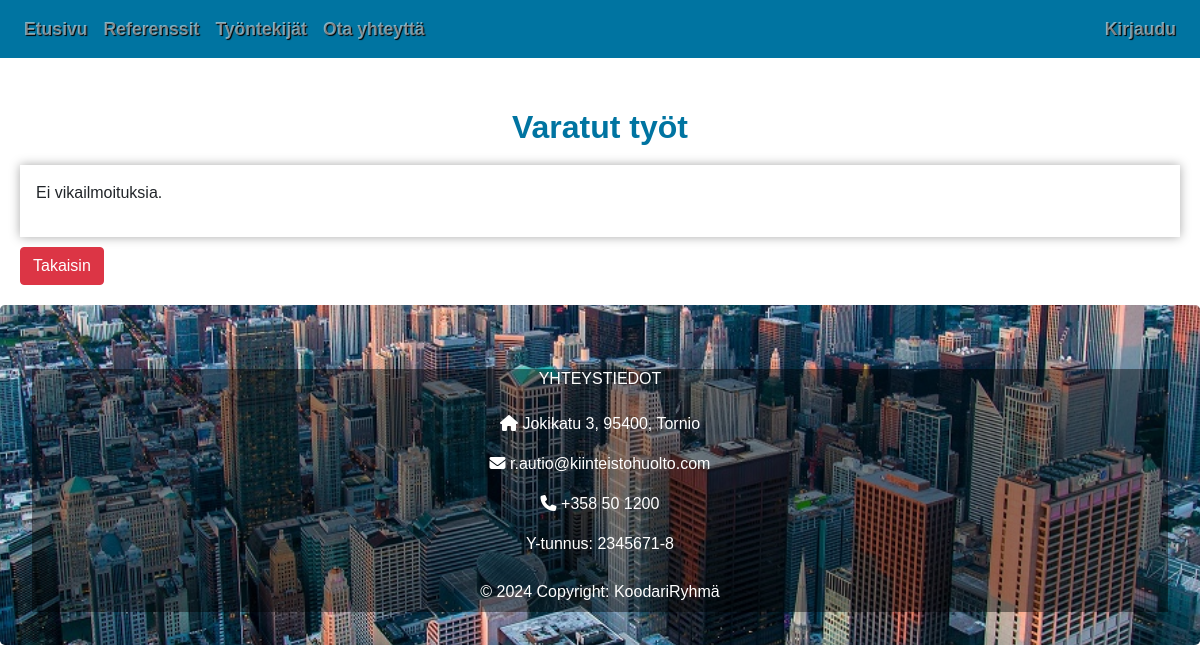
The app's page /omat_tyot.php, older data.
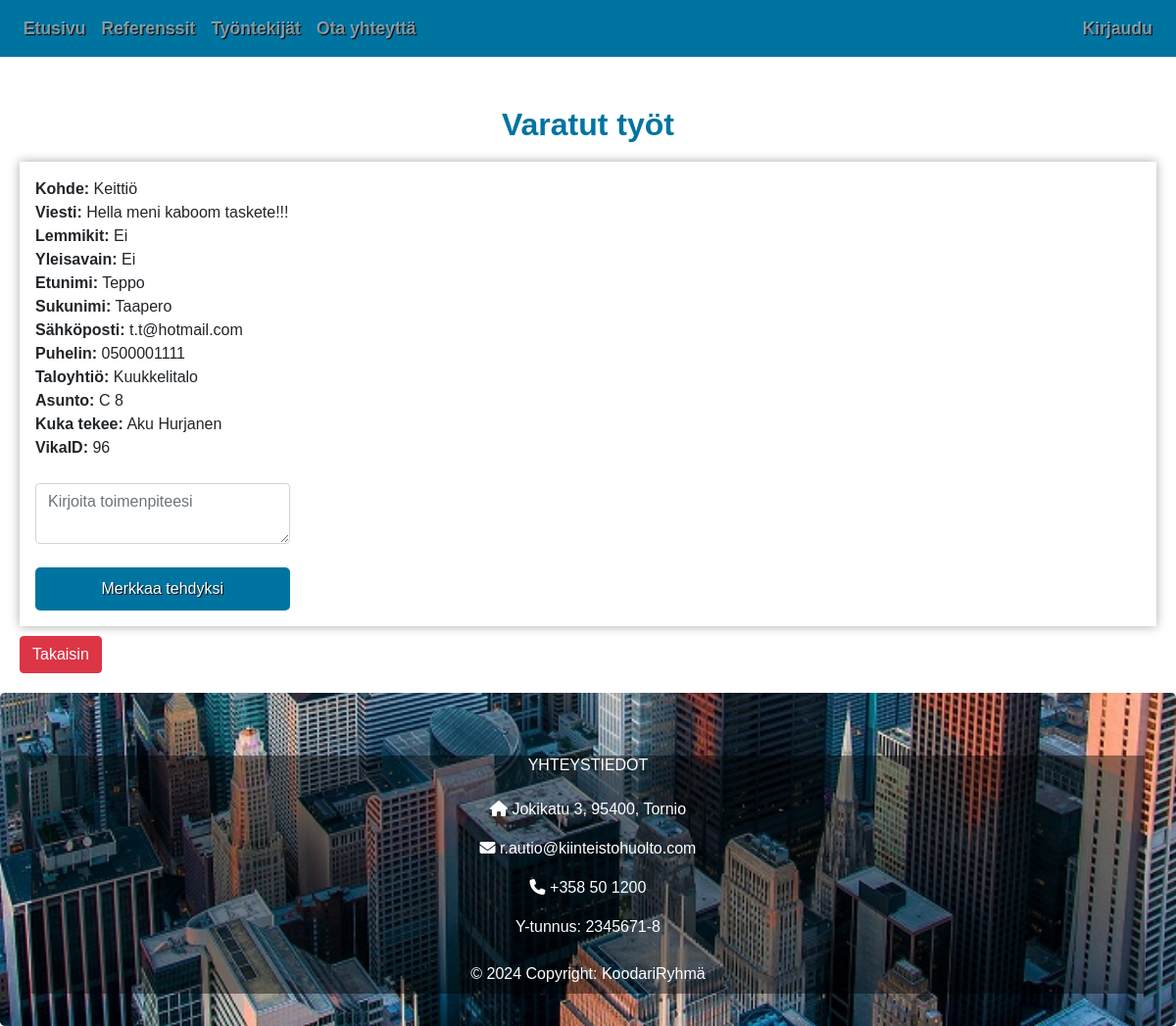
The same page, newer data.
### tables this page shows
CREATE TABLE `kasittely` (
  `kasittelyID` int(11) NOT NULL,
  `pvm` timestamp NOT NULL DEFAULT current_timestamp(),
  `valmispvm` timestamp NULL DEFAULT NULL,
  `toimenpide` varchar(500) NOT NULL,
  `kohde` varchar(50) NOT NULL,
  `viesti` varchar(50) NOT NULL,
  `lemmikit` tinyint(20) NOT NULL,
  `yleisavain` tinyint(20) NOT NULL,
  `lahetetty` timestamp NOT NULL DEFAULT current_timestamp(),
  `etunimi` varchar(50) NOT NULL,
  `sukunimi` varchar(50) NOT NULL,
  `sposti` varchar(50) NOT NULL,
  `puhelin` varchar(50) NOT NULL,
  `tyontekijaID` int(11) NOT NULL,
  `vikaID` int(11) NOT NULL,
  `taloyhtioID` varchar(50) NOT NULL,
  `asuntoID` varchar(50) NOT NULL
);

CREATE TABLE `taloyhtio` (
  `taloyhtioID` int(11) NOT NULL,
  `osoite` varchar(50) NOT NULL,
  `tilat` varchar(500) NOT NULL,
  `nimi` varchar(50) NOT NULL,
  `kaupunki` varchar(50) NOT NULL,
  `postinro` varchar(10) NOT NULL,
  `isannoitsijaID` int(11) NOT NULL
);

CREATE TABLE `asunnot` (
  `asuntoID` int(11) NOT NULL,
  `huoneisto` varchar(50) DEFAULT NULL,
  `taloyhtioID` int(11) NOT NULL
);

CREATE TABLE `tyontekija` (
  `tyontekijaID` int(11) NOT NULL,
  `etunimi` varchar(50) NOT NULL,
  `sukunimi` varchar(50) NOT NULL,
  `sposti` varchar(50) NOT NULL,
  `puhelin` varchar(50) NOT NULL,
  `kuvapolku` varchar(50) NOT NULL,
  `status` tinyint(1) NOT NULL,
  `kayttajaID` int(11) NOT NULL,
  `rooliID` int(11) NOT NULL,
  `kasittelyID` int(11) NOT NULL
);

### omat_tyot.php (the view, shortened to what this page needs)
<!DOCTYPE html>
<html lang="en">
<head>
  <link rel="stylesheet" href="https://cdn.jsdelivr.net/npm/bootstrap@4.6.2/dist/css/bootstrap.min.css">
  <link rel="stylesheet" href="css/tyyli.css">
</head>
<body>
<nav class="navbar navbar-dark sticky-top navbar-expand-lg" data-mdb-theme="light">
  <div class="collapse navbar-collapse" id="navbarSupportedContent">
    <ul class="navbar-nav mr-auto">
      <li class="nav-item">
        <a class="nav-link" href="index.php">Etusivu</a>
      </li>
      <li class="nav-item">
        <a class="nav-link" href="referenssit.php">Referenssit</a>
      </li>
      <li class="nav-item">
        <a class="nav-link" href="tyontekijat.php">Työntekijät</a>
      </li>
      <li class="nav-item">
        <a class="nav-link" href="yhteydenotto.php">Ota yhteyttä</a>
      </li>
    </ul>
    <ul class="navbar-nav">
<?php
    if(isset($_SESSION['kayttajaID'])) {
        echo '<a class="nav-link" href="kirjaudu_ulos.php">Kirjaudu ulos</a>';
    } else {
      echo '<li class="nav-item">
      <a class="nav-link login-button" href="#" id="login-button" role="button" aria-haspopup="true" aria-expanded="false">
        Kirjaudu
      </a>
    </li>';
    }
?>
    </ul>
  </div>
</nav>
<div class="container-fluid contents">
<?php
include 'php/conn.php';
try {
    $sql = "SELECT k.*, ty.etunimi AS t_etunimi, ty.sukunimi AS t_sukunimi,
    t.nimi AS taloyhtio_nimi, a.huoneisto AS asunto FROM kasittely k
    JOIN tyontekija ty ON k.tyontekijaID = ty.tyontekijaID
    JOIN taloyhtio t ON k.taloyhtioID = t.taloyhtioID
    JOIN asunnot a ON k.asuntoID = a.asuntoID
    WHERE k.valmispvm IS NULL";
    $stmt = $yhteys->query($sql);
    $entries = $stmt->fetchAll(PDO::FETCH_ASSOC);
} catch (PDOException $e) {
    echo "Virhe haettaessa vikailmoituksia: " . $e->getMessage();
}
?>
<h2 class="vikah2 otsikko">Varatut työt</h2>
<div class="container-fluid p-3 virhe_contents">
<?php if (isset($entries) && !empty($entries)) : ?>
    <div class="row">
        <?php foreach ($entries as $entry) : ?>
            <div class="col-md-3">
                <strong>Kohde:</strong> <?php echo $entry['kohde']; ?><br>
                <strong>Viesti:</strong> <?php echo $entry['viesti']; ?><br>
                <strong>Lemmikit:</strong> <?php echo $entry['lemmikit'] ? 'Kyllä' : 'Ei'; ?><br>
                <strong>Yleisavain:</strong> <?php echo $entry['yleisavain'] ? 'Kyllä' : 'Ei'; ?><br>
                <strong>Etunimi:</strong> <?php echo $entry['etunimi']; ?><br>
                <strong>Sukunimi:</strong> <?php echo $entry['sukunimi']; ?><br>
                <strong>Sähköposti:</strong> <?php echo $entry['sposti']; ?><br>
                <strong>Puhelin:</strong> <?php echo $entry['puhelin']; ?><br>
                <strong>Taloyhtiö:</strong> <?php echo $entry['taloyhtio_nimi']; ?><br>
                <strong>Asunto:</strong> <?php echo $entry['asunto']; ?><br>
                <strong>Kuka tekee:</strong> <?php echo $entry['t_etunimi'] . " " . $entry['t_sukunimi']; ?><br>
                <strong>VikaID:</strong> <?php echo $entry['vikaID']; ?><br><br>
                <form action="php/valmis_tyo.php" method="POST">
                  <textarea class="form-control" name="toimenpide" required oninvalid="this.setCustomValidity('Toimenpide pitää kirjoittaa!')"
                  placeholder="Kirjoita toimenpiteesi"></textarea><br>
                  <button name="valmis" type="submit" class="btn btn-warning">Merkkaa tehdyksi</button>
                </form>
            </div>
        <?php endforeach; ?>
      </div>
<?php else : ?>
    <p>Ei vikailmoituksia.</p>
<?php endif; ?>
</div>
<a href="ilmoituslistaus.php"><button name="omatyo" class="btn btn-danger omatyo">Takaisin</button></a>
</div>
<footer class="jumbotron footer col-sm-12">
  <div class="col-lg-12 col-md-12 col-sm-12 footerBox">
  <section class="">
        <div class="col-md-4 col-lg-3 col-xl-3 mx-auto mb-md-0 mb-4">
          <h6 class="text-uppercase fw-bold mb-4">Yhteystiedot</h6>
          <p><i class="fas fa-home me-3"></i> Jokikatu 3, 95400, Tornio </p>
          <p><i class="fas fa-envelope me-3"></i> r.autio@kiinteistohuolto.com</p>
          <p><i class="fas fa-phone me-3"></i> +358 50 1200</p>
          <p>Y-tunnus: 2345671-8</p>
        </div>
  </section>
    <div class="p-2">
      © 2024 Copyright: KoodariRyhmä
    </div>
  </div>
</footer>
</body>
</html>

### css/tyyli.css (style rules this page uses)
body { height: 100%; font-family: 'Montserrat', sans-serif !important; }
.jumbotron { text-align: center; background: url('../img/city-view.jpg') top center fixed; background-size: cover; color: white; height: 340px; }
.contents { padding: 20px; padding-top: 40px; }
.virhe_contents { box-shadow: 0 0 10px rgba(0, 0, 0, 0.340); padding: 20px; }
.omatyo { margin-top: 10px; }
.navbar { font-weight: bold; font-size: 1.1em; text-shadow: 1px 1px 1px black; background-color: #0074a1; }
.footer { margin-bottom: 0; color: white; }
.footerBox { background-color: rgba(0, 0, 0, 0.432); }
ul { list-style-type: none; }
button[type="submit"] { width: 100%; padding: 10px; background-color: #0074a1; text-shadow: 1px 1px 1px black; color: #fff; border: none; border-radius: 5px; cursor: pointer; }
.otsikko { font-weight: bold; color: #0074a1; }
.vikah2 { text-align: center; padding: 10px; }

Row changes from the older to the newer data that the page shows:
added kasittely: kohde "Keittiö", viesti "Hella meni kaboom taskete!!!", lemmikit "Ei", yleisavain "Ei", etunimi "Teppo", sukunimi "Taapero", sposti "t.t@hotmail.com", puhelin "0500001111", taloyhtioID.nimi "Kuukkelitalo", asuntoID.huoneisto "C 8", tyontekijaID.etunimi "Aku", tyontekijaID.sukunimi "Hurjanen", vikaID "96"
Text that changed along with them:
text no longer shown: "Ei vikailmoituksia."
